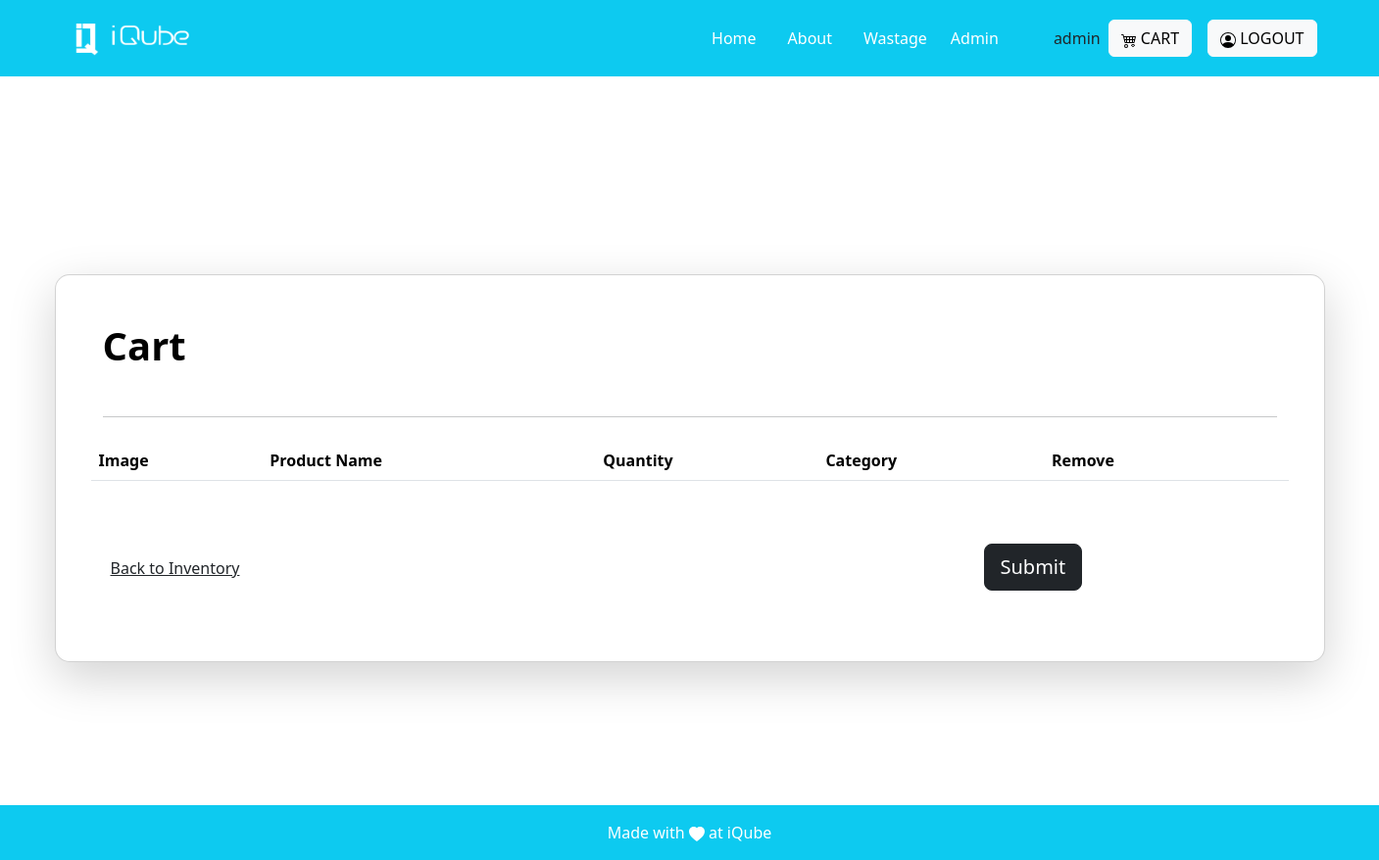
The app's page /cart/ (signed in), older data.
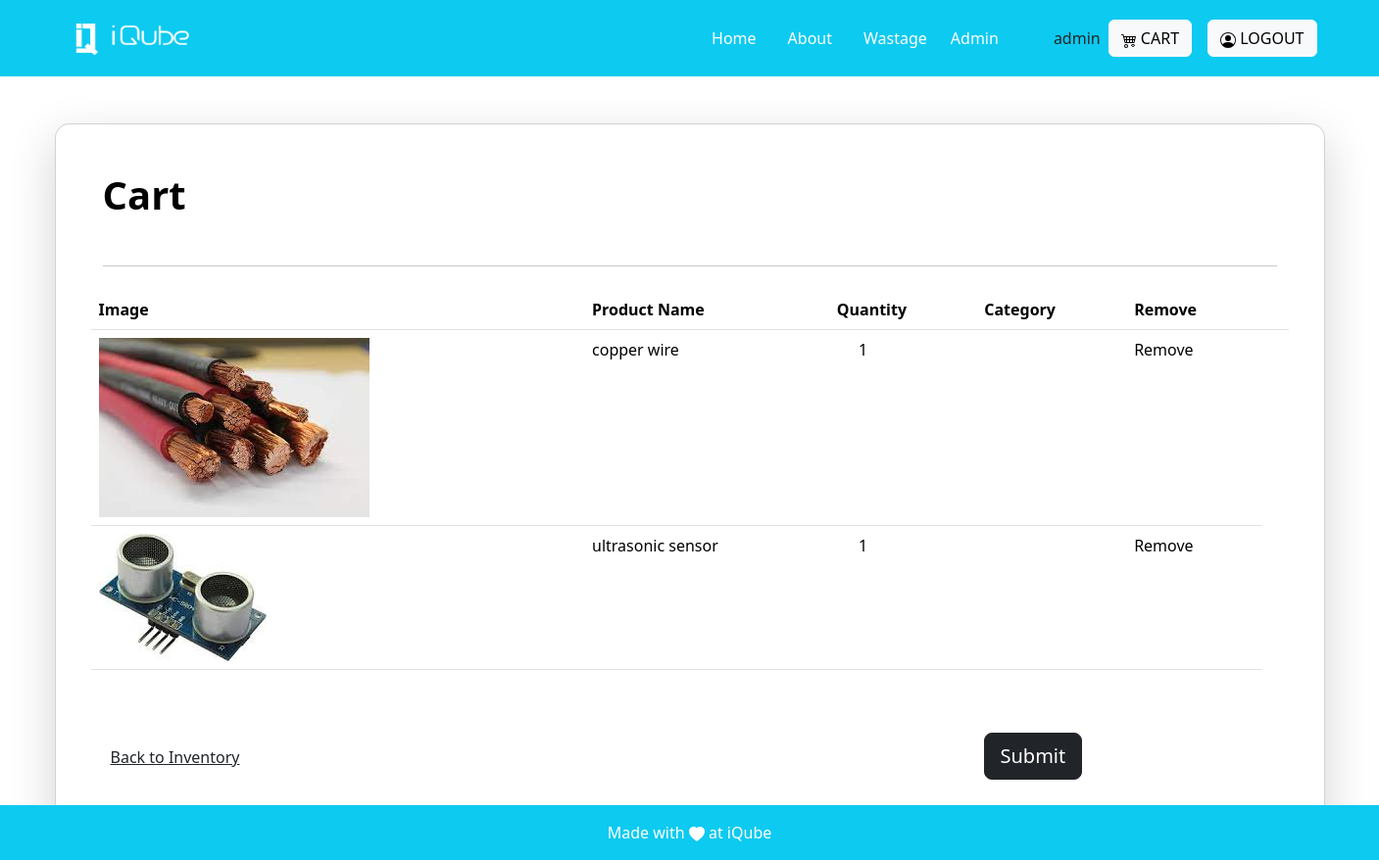
The same page, newer data.
### invention/models.py (models this page shows, shortened)
class Cart(models.Model):
    product_name=models.ForeignKey(Product, on_delete=models.CASCADE)
    quantity=models.PositiveIntegerField(default=0)
    due_date=models.DateTimeField(auto_now=True)
    created_by=models.ForeignKey(User,on_delete=models.CASCADE)

class Product(models.Model):
    name=models.CharField(max_length=255)
    decription=models.CharField(max_length=100)
    actual_count=models.PositiveIntegerField()
    available_count=models.PositiveIntegerField()
    category= models.ForeignKey('Category', on_delete=models.CASCADE)
    created_at = models.DateTimeField(auto_now=True)
    image = models.ImageField(upload_to='images')

### invention/views.py (the view, shortened to what this page needs)
# urls.py: path('cart/', views.view_cart, name='view_cart'),
@login_required
def view_cart(request):
    cart_items = Cart.objects.filter(created_by=request.user)
    return render(request,'cart.html',{'cart_items': cart_items,})

### invention/templates/cart.html (shortened to what this page needs)
{% extends "base.html"%}
{% load static %}
{% block base%}
<!doctype html>
<html lang="en">
  <head>
    <link href="https://cdn.jsdelivr.net/npm/bootstrap@5.3.2/dist/css/bootstrap.min.css" rel="stylesheet">
  </head>
  <body>
   <section class="h-100 h-custom " >
  <div class="container py-5 h-100 ">
    <div class="row d-flex justify-content-center align-items-center h-100 ">
      <div class="col-12 ">
        <div class="card card-registration card-registration-2 shadow-lg" style="border-radius: 15px;">
          <div class="card-body p-0">
            <div class=" g-0">
              <div class="col-lg-12">
                <div class="p-5">
                  <div class="d-flex justify-content-between align-items-center mb-5">
                    <h1 class="fw-bold mb-0 text-black">Cart</h1>
                  </div>
                  <hr class="my-4">
                  <div class="row mb-4 d-flex justify-content-between align-items-center">
                <table class="table">
                  <thead>
                    <tr>
                      <th>Image</th>
                      <th>Product Name</th>
                      <th>Quantity</th>
                      <th>Category</th>
                      <th>Remove</th>
                      <th></th>
                    </tr>
                  </thead>
                  <tbody>
                    {% for item in cart_items %}
                    <tr>
                      <td><img src="{{MEDIA_URL}}{{item.product_name.image.url}}"  ></td>
                      <td>{{ item.product_name.name }}</td>
                      <td><button class="btn btn-link px-2"
                        onclick="this.parentNode.querySelector('input[type=number]').stepDown()">
                      </button>&nbsp;{{ item.quantity}}&nbsp;<button class="btn btn-link px-2"
                      onclick="this.parentNode.querySelector('input[type=number]').stepUp()">
                    </button>
                  </td>
                      <td>{{item.category}}</td>
                      <td><a href="{% url 'remove_from_cart' item.id %}" class="text-decoration-none text-black">Remove</a></td>
                {% endfor %}
                </table>
                <div class="row ">
                    <div class="pt-5 col mt-3">
                    <h6 class="mb-0"><a href="{% url 'Home' %}" class="text-body">Back to Inventory</a></h6>
                    </div>
                    <div class="pt-5 col " id="register">
                      <form action="{% url 'view_cart' %}" method="post">
                          <button type="submit" class="btn btn-dark btn-block btn-lg"
                        data-mdb-ripple-color="dark">Submit</button>
                      </form>
                    </div>
                </div>
                </div>
              </div>
              </div>
            </div>
          </div>
        </div>
      </div>
    </div>
  </div>
</section>
  </body>
</html>
{% endblock %}

### invention/templates/base.html (shortened to what this page needs)
{% load static %}
<!DOCTYPE html>
<html lang="en">
<head>
    <link href="https://cdn.jsdelivr.net/npm/bootstrap@5.3.2/dist/css/bootstrap.min.css" rel="stylesheet"
>
</head>
<body>
    <nav class="sticky-top navbar navbar-expand-lg navbar-dark bg-info p-3">
    <div class="container">
            <a class="navbar-brand" href="#">
                <img src="{% static 'images/logo-white.png' %}" alt="Logo" height="36" width="150">
            </a>
            <div class="collapse navbar-collapse justify-content-end" id="navbarNav">
                <ul class="navbar-nav mx-5">
                    <li class="nav-item mx-2">
                        <a class="nav-link active" href="{% url 'Home'%}">Home</a>
                    </li>
                    <li class="nav-item mx-2">
                        <a class="nav-link active" href="{% url 'About' %}">About</a>
                    </li>
                    <li class="nav-item mx-2">
                        <a class="nav-link active" href="{% url 'Add_wastage'%}">Wastage</a>
                    </li>
                    <li>
                        <a   class="nav-link active" href="{% url 'admin_views' %}">Admin</a>
                    </li>
                </ul>
            </div>
            {{request.user.username}}
            <div class="mt-3 mt-lg-0 mx-2">
                <a class="btn btn-light" href="{% url 'view_cart' %}">
                    CART
                </a>
            </div>
            {% if not user.is_authenticated %}
            <div class="mt-3 mt-lg-0 mx-2">
                <a class="btn btn-light" href="{% url "social:begin" 'azuread-tenant-oauth2' %}">
                    <svg xmlns="http://www.w3.org/2000/svg" width="16" height="16" fill="currentColor" class="bi bi-person-circle" viewBox="0 0 16 16">
                    <path d="M11 6a3 3 0 1 1-6 0 3 3 0 0 1 6 0"/>
                        <path fill-rule="evenodd" d="M0 8a8 8 0 1 1 16 0A8 8 0 0 1 0 8m8-7a7 7 0 0 0-5.468 11.37C3.242 11.226 4.805 10 8 10s4.757 1.225 5.468 2.37A7 7 0 0 0 8 1"/>
                    </svg>
                    LOGIN
                </a>
            </div>
            {% else %}
            <div class="mt-3 mt-lg-0 mx-2">
                <a class="btn btn-light" href="{% url 'logout' %}">
                    LOGOUT
                </a>
            </div>
            {% endif %}
        </div>
    </nav>
    <main>
        <div>
            {% block base %}{% endblock %}
        </div>
    </main>
    <footer class="bg-light text-center text-lg-start fixed-bottom">
        <div class="text-center p-3 bg-info p-3" style=" color: white;">
            <div>Made with
                <svg xmlns="http://www.w3.org/2000/svg" width="16" height="16" fill="currentColor"
                    class="bi bi-heart-fill" viewBox="0 0 16 16">
                    <path fill-rule="evenodd"
                        d="M8 1.314C12.438-3.248 23.534 4.735 8 15-7.534 4.736 3.562-3.248 8 1.314z" />
                </svg>
               at iQube
            </div>
        </div>
    </footer>
</body>
</html>
{% load sweetify %}

### invention/templates/base.html (style rules this page uses)
html { scroll-behavior:smooth; }

### invention/templates/cart.html (style rules this page uses)
@media (min-width: 1025px) { .h-custom { height: 100vh !important; } }
#register { position: relative; left:300px; }

Row changes from the older to the newer data that the page shows:
added Cart: product_name.image (picture), product_name.name "copper wire", quantity "1"
added Cart: product_name.image (picture), product_name.name "ultrasonic sensor", quantity "1"
